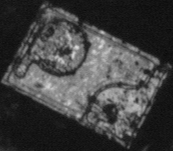
//> input picture NCC/Images/pattern.bmp, 173 x 151 px
$ ./NCC   (built with g++ and OpenCV 4)
//> lines starting //> are read from the running program, lines starting //| are printed output that depends on the picture
#include<iostream>
#include<opencv2/opencv.hpp>
#include<opencv2/core/core.hpp>

#define pi 3.141593
const double ANGLE_ARANGE = 60;
const double START_ANGLE = -30;
const double DANGLE = 5;
const double ANGLE_NUMBLE = ANGLE_ARANGE / DANGLE;

using namespace cv;
using namespace std;

void rotate_arbitrarily_angle(Mat& src, Mat& dst, float angle);
void Image_Mean_Variance(Mat src);
float NCC(int r, int c, Mat TemplateImage, Mat TargetImage, float TemplateMean, float TemplateVariance);
float tempData[2] = { 0 };
float sqrt3(float x);		//开平方根快速算法

int main(void)
{
	Mat tempImage[4], tarImage[4];

	//读图
	Mat temp = imread("../images/pattern.bmp");
//> temp is the input picture: 151 rows x 173 cols, CV_8UC3; min 7, max 219, mean 64.5
	Mat tar = imread("../images/IMAGEB23.bmp");
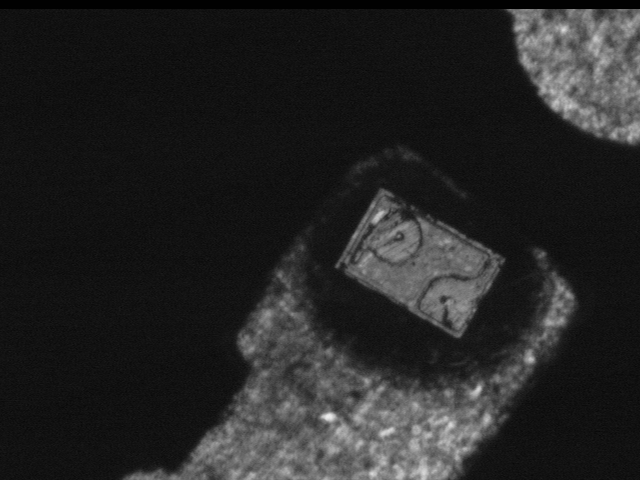
//> input picture NCC/Images/IMAGEB23.bmp, 640 x 480 px
//> tar is the input picture: 480 rows x 640 cols, CV_8UC3; min 1, max 238, mean 36.6
	//转为灰度图
	cvtColor(temp, tempImage[0], COLOR_BGR2GRAY);
	cvtColor(tar, tarImage[0], COLOR_BGR2GRAY);

	//降采样
	pyrDown(tarImage[0], tarImage[1], Size(tarImage[0].cols / 2, tarImage[0].rows / 2));
	pyrDown(tarImage[1], tarImage[2], Size(tarImage[1].cols / 2, tarImage[1].rows / 2));
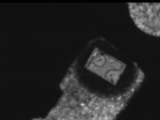
//> tarImage[2]: 120 rows x 160 cols, CV_8UC1; min 1, max 208, mean 36.3
	pyrDown(tarImage[2], tarImage[3], Size(tarImage[2].cols / 2, tarImage[2].rows / 2));

	pyrDown(tempImage[0], tempImage[1], Size(tempImage[0].cols / 2, tempImage[0].rows / 2));
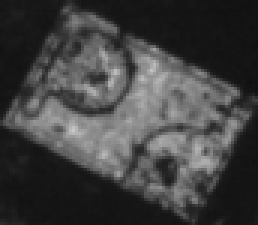
//> tempImage[1]: 75 rows x 86 cols, CV_8UC1 (shown 3 times larger); min 15, max 200, mean 65.1
	pyrDown(tempImage[1], tempImage[2], Size(tempImage[1].cols / 2, tempImage[1].rows / 2));
	pyrDown(tempImage[2], tempImage[3], Size(tempImage[2].cols / 2, tempImage[2].rows / 2));

	int maxRow = 0, maxCol = 0;
	float maxNCC = 0, ncc = 0, maxAngle = 0;
	Mat tempRotate;		//旋转之后的图像

	double start = static_cast<double>(getTickCount());

	/* 先算金字塔顶端 */
	for (int i = 0; i < ANGLE_NUMBLE; i++) {
		//旋转模板
		rotate_arbitrarily_angle(tempImage[3], tempRotate, i * DANGLE);
		//求模板均值和方差
		Image_Mean_Variance(tempRotate);
		//求(r,c)NCC值
		for (int r = 0; r < tarImage[3].rows - tempRotate.rows; r++) {
			for (int c = 0; c < tarImage[3].cols - tempRotate.cols; c++) {
				ncc = NCC(r, c, tempRotate, tarImage[3], tempData[0], tempData[1]);
				if (ncc > maxNCC) {
					maxNCC = ncc;
					maxRow = r;
					maxCol = c;
					maxAngle = i * DANGLE;
				}
			}
		}
	}
//> this loop made 12 passes
//> (radian in rotate_arbitrarily_angle, affine_matrix in rotate_arbitrarily_angle, sinVal in rotate_arbitrarily_angle, cosVal in rotate_arbitrarily_angle, x in rotate_arbitrarily_angle, y in rotate_arbitrarily_angle, rect in rotate_arbitrarily_angle, ncc) on passes 2 to 7: (0.0873, [[0.996, 0.0872, -1.17], [-0.0872, 0.996, 1.27]], 0.0872, 0.996, 3, 4, Rect(3, 4, 22, 19), -0.209), (0.175, [[0.985, 0.174, -2.22], [-0.174, 0.985, 2.64]], 0.174, 0.985, 3, 3, Rect(3, 3, 23, 21), -0.141), (0.262, [[0.966, 0.259, -3.15], [-0.259, 0.966, 4.1]], 0.259, 0.966, 2, 3, Rect(2, 3, 24, 22), -0.168), (0.349, [[0.94, 0.342, -3.94], [-0.342, 0.94, 5.63]], 0.342, 0.94, 2, 2, Rect(2, 2, 25, 24), -0.1), (0.436, [[0.906, 0.423, -4.6], [-0.423, 0.906, 7.23]], 0.423, 0.906, 1, 1, Rect(1, 1, 26, 25), -0.12), (0.524, [[0.866, 0.5, -5.12], [-0.5, 0.866, 8.88]], 0.5, 0.866, 1, 1, Rect(1, 1, 27, 26), -0.0569)
//> ncc on pass 1: -0.111
//> pass 1, in rotate_arbitrarily_angle, `copyMakeBorder(src, dst, dy, dy, dx, dx, BORDER_CONSTANT);`:
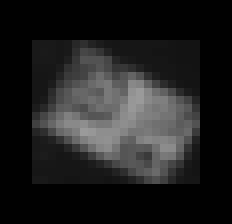
//> dst: 28 rows x 29 cols, CV_8UC1 (shown 8 times larger); min 0, max 154, mean 31.6
//> after the loop:
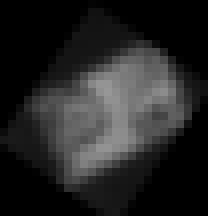
//> tempRotate: 27 rows x 26 cols, CV_8UC1 (shown 8 times larger); min 0, max 151, mean 36.5
//> after the loop, ncc = -0.0716; maxNCC = 0.917; maxRow = 24; maxCol = 42; maxAngle = 0
	/* 在依次往上走 */
	//后面加temp都是暂存量
	float maxAngletemp, step = DANGLE;
	int maxRowtemp, maxColtemp;
	for (int t = 2; t >= 0; t--)
	{
		maxAngletemp = maxAngle;
		maxRow *= 2;
		maxCol *= 2;
		maxNCC = 0;
		maxRowtemp = maxRow;
		maxColtemp = maxCol;
		step /= 5;

		if (1)
		{
			for (int i = -4; i < 4; i++) {
				rotate_arbitrarily_angle(tempImage[t], tempRotate, maxAngle + i * step);
				//cout << i << "    ";
				Image_Mean_Variance(tempRotate);
				//cout << *tempData << "   " << *(tempData + 2) << endl;
				for (int r = -1; r <= 1; r++) {
					//cout << r << endl;
					for (int c = -1; c <= 1; c++) {
						//cout << maxRow * 2 << endl;
						ncc = NCC(maxRowtemp + r, maxColtemp + c, tempRotate, tarImage[t], tempData[0], tempData[1]);
						if (ncc > maxNCC) {
							maxNCC = ncc;
							maxRow = maxRowtemp + r;
							maxCol = maxColtemp + c;
							maxAngle = maxAngletemp + i * step;
						}
					}
				}
			}
		}

	}
//> this loop made 3 passes
//> (maxAngletemp, maxRow, maxCol, maxRowtemp, maxColtemp, ncc, maxNCC, maxAngle) on passes 1 to 3: (0, 47, 83, 48, 84, 0.744, 0.901, 1), (1, 95, 167, 94, 166, 0.85, 0.867, 0.4), (0.4, 189, 333, 190, 334, 0.818, 0.834, 0.48)
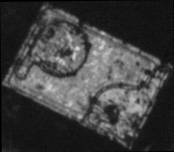
//> tempRotate: 152 rows x 174 cols, CV_8UC1; min 0, max 216, mean 63.7
//> after the loop, maxRow = 189; maxCol = 333; maxNCC = 0.834; step = 0.04; ncc = 0.818; tempData = [63.69, 2385.1]; maxAngle = 0.48
	cout << "坐标(" << maxCol << "," << maxRow << ")   角度" << maxAngle << endl;
//| 坐标(333,189)   角度0.48
	double time = ((double)getTickCount() - start) / getTickFrequency();
	cout << "所用时间:" << time << "s" << endl;

	/* 画矩形 */
	int centerCol = maxCol + tempRotate.cols / 2, centerRow = maxRow + tempRotate.rows / 2;
//> centerCol = 420; centerRow = 265
	float len = sqrt(tempImage[0].cols * tempImage[0].cols + tempImage[0].rows * tempImage[0].rows) / 2;
//> len = 114.8
	float theta0 = atan2f(tempImage[0].rows, tempImage[0].cols);
//> theta0 = 0.718
	float phi1 = theta0 + maxAngle * pi / 180, phi2 = theta0 - maxAngle * pi / 180;
//> phi1 = 0.726; phi2 = 0.709
	float deltaCol = len * cosf(phi1), deltaRow = len * sinf(phi2);
//> deltaCol = 85.86; deltaRow = 74.77

	line(tarImage[0], Point(centerCol - len * cosf(phi1), centerRow + len * sinf(phi1)), Point(centerCol + len * cosf(phi2), centerRow + len * sinf(phi2)), Scalar(255, 0, 0), 2);
	line(tarImage[0], Point(centerCol + len * cosf(phi2), centerRow + len * sinf(phi2)), Point(centerCol + len * cosf(phi1), centerRow - len * sinf(phi1)), Scalar(255, 0, 0), 2);
	line(tarImage[0], Point(centerCol + len * cosf(phi1), centerRow - len * sinf(phi1)), Point(centerCol - len * cosf(phi2), centerRow - len * sinf(phi2)), Scalar(255, 0, 0), 2);
	line(tarImage[0], Point(centerCol - len * cosf(phi2), centerRow - len * sinf(phi2)), Point(centerCol - len * cosf(phi1), centerRow + len * sinf(phi1)), Scalar(255, 0, 0), 2);

	circle(tarImage[0], Point(centerCol, centerRow), 3, Scalar(255, 0, 0), -1);	//矩形中心点
//> tarImage[0]: 480 rows x 640 cols, CV_8UC1; min 1, max 255, mean 38

	imshow("result", tarImage[0]);
	imshow("template", tempImage[0]);

	Mat tempImage1;
	rotate_arbitrarily_angle(temp, tempImage1, 20);
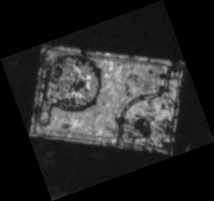
//> tempImage1: 201 rows x 214 cols, CV_8UC3; min 0, max 216, mean 39.2
	imshow("lalal", tempImage1);

	waitKey(0);
	return 0;
}

//求图像的均值和方差
void Image_Mean_Variance(Mat src)
{
	int n = src.cols * src.rows;   //像素总数
	//均值
	float mt = 0;
	for (int r = 0; r < src.rows; r++) {
		for (int c = 0; c < src.cols; c++) {
			mt += src.at<uchar>(r, c);
		}
	}
	mt /= n;
	//方差
	float st2 = 0;
	for (int r = 0; r < src.rows; r++) {
		for (int c = 0; c < src.cols; c++) {
			st2 += (src.at<uchar>(r, c) - mt) * (src.at<uchar>(r, c) - mt);
		}
	}
	st2 /= n;

	tempData[0] = mt;
	tempData[1] = st2;
}

//(r,c)的NCC值
float NCC(int r, int c, Mat TemplateImage, Mat TargetImage, float TemplateMean, float TemplateVariance)
{
	float NCC = 0, mf = 0, sf2 = 0;
	int Num = TemplateImage.rows * TemplateImage.cols;

	if (r > TargetImage.rows - TemplateImage.rows || c > TargetImage.cols - TemplateImage.cols) {
		return 0;
	}
	//计算(r,c)的mf
	for (int u = 0; u < TemplateImage.rows; u++) {
		uchar* pTI = TargetImage.ptr<uchar>(r + u);
		for (int v = 0; v < TemplateImage.cols; v++) {
			mf += pTI[c + v];
		}
	}
	mf /= Num;

	//计算(r,c)的sf2
	for (int u = 0; u < TemplateImage.rows; u++) {
		uchar* pTI = TargetImage.ptr<uchar>(r + u);
		for (int v = 0; v < TemplateImage.cols; v++) {
			sf2 += (pTI[c + v] - mf) * (pTI[c + v] - mf);
		}
	}
	sf2 /= Num;
	//cout << "sf2    " << sf2 << endl;
	float sf = sqrt3(sf2);

	float st = sqrt3(TemplateVariance);

	//计算(r,c)的NCC
	for (int u = 0; u < TemplateImage.rows; u++) {
		uchar* pTempI = TemplateImage.ptr<uchar>(u);
		uchar* pTargetI = TargetImage.ptr<uchar>(r + u);
		for (int v = 0; v < TemplateImage.cols; v++) {
			NCC += ((pTempI[v] - TemplateMean) / st) * ((pTargetI[v + c] - mf) / sf);
		}
	}
	NCC /= Num;
	return NCC;
}

//旋转图像
void rotate_arbitrarily_angle(Mat& src, Mat& dst, float angle)
{
	float radian = (float)(angle / 180.0 * CV_PI);

	//填充图像
	int maxBorder = (int)(max(src.cols, src.rows) * 1.414); //即为sqrt(2)*max
	int dx = (maxBorder - src.cols) / 2;
	int dy = (maxBorder - src.rows) / 2;
	copyMakeBorder(src, dst, dy, dy, dx, dx, BORDER_CONSTANT);

	//旋转
	Point2f center((float)(dst.cols / 2), (float)(dst.rows / 2));
	Mat affine_matrix = getRotationMatrix2D(center, angle, 1.0);//求得旋转矩阵
	warpAffine(dst, dst, affine_matrix, dst.size());

	//计算图像旋转之后包含图像的最大的矩形
	float sinVal = abs(sin(radian));
	float cosVal = abs(cos(radian));
	Size targetSize((int)(src.cols * cosVal + src.rows * sinVal),
		(int)(src.cols * sinVal + src.rows * cosVal));

	//剪掉多余边框
	int x = (dst.cols - targetSize.width) / 2;
	int y = (dst.rows - targetSize.height) / 2;
	Rect rect(x, y, targetSize.width, targetSize.height);
	dst = Mat(dst, rect);
}

float Q_rsqrt(float number)
{
	long i;
	float x2, y;
	const float threehalfs = 1.5F;

	x2 = number * 0.5F;
	y = number;
	i = *(long*)&y;  // evil floating point bit level hacking
	i = 0x5f3759df - (i >> 1); // what the fuck?
	y = *(float*)&i;
	y = y * (threehalfs - (x2 * y * y)); // 1st iteration
	// y  = y * ( threehalfs - ( x2 * y * y ) ); // 2nd iteration, this can be removed

#ifndef Q3_VM
#ifdef __linux__
	assert(!isnan(y));
#endif
#endif
	return y;
}

/* 开平方根快速算法 */
float sqrt3(float x)
{
	if (x == 0) return 0;
	float result = x;
	float xhalf = 0.5f * result;
	int i = *(int*)&result;

	i = 0x5f3759df - (i >> 1);
	result = *(float*)&i;
	result = result * (1.5f - xhalf * result * result);
	result = result * (1.5f - xhalf * result * result);
	return 1.0f / result;
}
